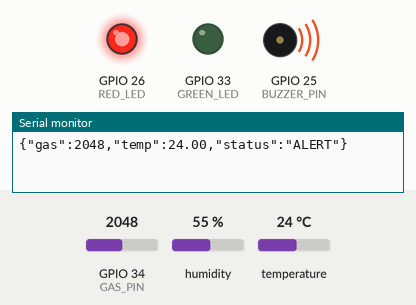
Simulated run of this sketch. Board: ESP32. Shown: output pins drawn as LEDs (lit = HIGH), buzzer (waves = sounding, pin HIGH), the last lines printed to the serial monitor. The test bench sets the inputs (shaded band); at power-on: GPIO 34 (GAS_PIN) = 2048, humidity 55 %, temperature 24 °C. WiFi joins after 1.5 s; servers stay silent unless stated; no MQTT or app messages arrive unless stated.

Above: at 2.7 s.
2.8 s: GPIO 34 (GAS_PIN) set to 1973
At 3.9 s:
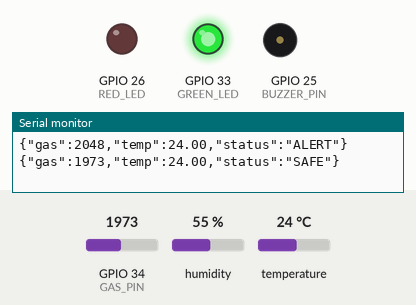
5.5 s: GPIO 34 (GAS_PIN) set to 2040
At 6.9 s:
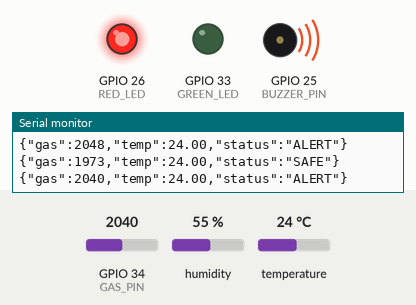
8.2 s: GPIO 34 (GAS_PIN) set to 1960
At 10.4 s:
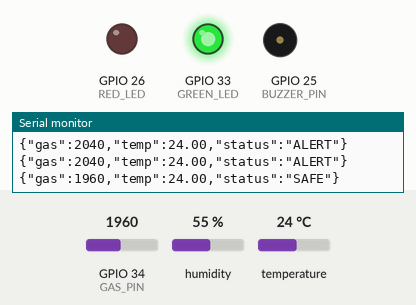
Timing chart, 0 to 11.9 s (numbered marks = the images above; inputs shaded):
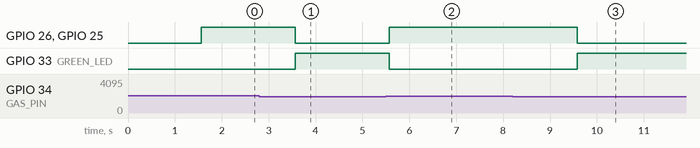

Measured:
- the behaviour switches between 2001 and 2000 on GPIO 34 (GAS_PIN) (found by bisection; images 0 and 1)
- after the input at 2.8 s, GPIO 26 (RED_LED), GPIO 25 (BUZZER_PIN): HIGH → LOW after 0.76 s; GPIO 33 (GREEN_LED): LOW → HIGH after 0.76 s
- after the input at 5.5 s, GPIO 26 (RED_LED), GPIO 25 (BUZZER_PIN): LOW → HIGH after 0.07 s; GPIO 33 (GREEN_LED): HIGH → LOW after 0.07 s
- after the input at 8.2 s, GPIO 26 (RED_LED), GPIO 25 (BUZZER_PIN): HIGH → LOW after 1.4 s; GPIO 33 (GREEN_LED): LOW → HIGH after 1.4 s

The sketch:

sketch.ino
```cpp
#include <WiFi.h>
#include <PubSubClient.h>
#include <DHT.h>

#define GAS_PIN 34
#define DHT_PIN 15
#define BUZZER_PIN 25
#define RED_LED 26
#define GREEN_LED 33

const int GAS_THRESHOLD = 2000;              // 0-4095 ADC scale
const float TEMP_THRESHOLD = 50.0;           // deg C, fire/heat limit
DHT dht(DHT_PIN, DHT22);
const char* MQTT_SERVER = "broker.hivemq.com";
const char* TOPIC = "college/safety/alert";  // change to something unique

WiFiClient espClient;
PubSubClient client(espClient);

void reconnect() {
  while (!client.connected()) {
    if (!client.connect("esp32-safety-01")) delay(2000);
  }
}

void setup() {
  Serial.begin(115200);
  dht.begin();
  pinMode(BUZZER_PIN, OUTPUT);
  pinMode(RED_LED, OUTPUT);
  pinMode(GREEN_LED, OUTPUT);
  WiFi.begin("Wokwi-GUEST", "", 6);
  while (WiFi.status() != WL_CONNECTED) delay(500);
  client.setServer(MQTT_SERVER, 1883);
}

void loop() {
  if (!client.connected()) reconnect();
  client.loop();

  int gas = analogRead(GAS_PIN);
  float temp = dht.readTemperature();
  if (isnan(temp)) temp = 0;
  bool alarm = (gas > GAS_THRESHOLD) || (temp > TEMP_THRESHOLD);

  digitalWrite(RED_LED, alarm);
  digitalWrite(GREEN_LED, !alarm);
  digitalWrite(BUZZER_PIN, alarm);

  String msg = String("{\"gas\":") + gas + ",\"temp\":" + temp +
               ",\"status\":\"" + (alarm ? "ALERT" : "SAFE") + "\"}";
  client.publish(TOPIC, msg.c_str());
  Serial.println(msg);
  delay(2000);
}
```
